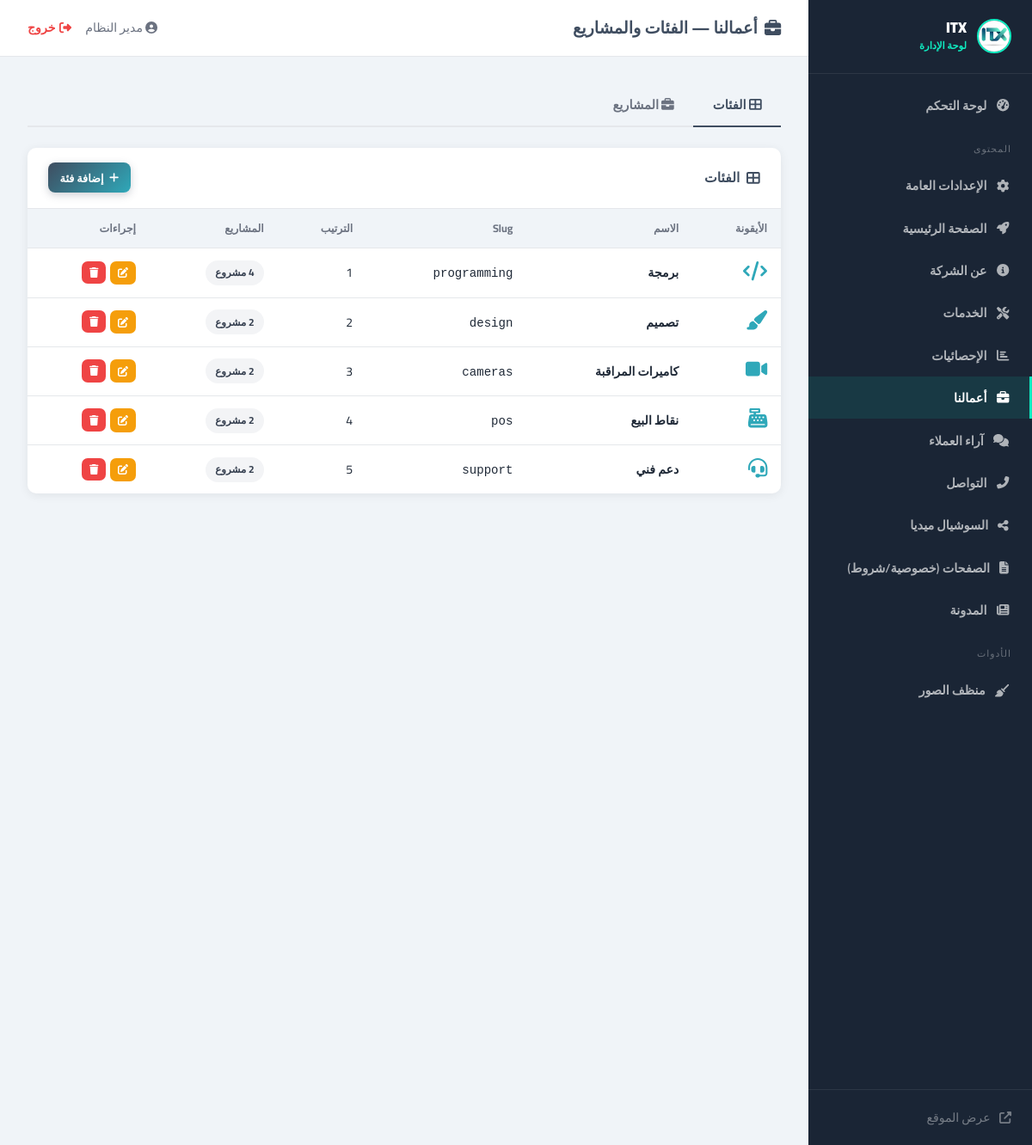
/admin/index.php?page=works (signed in), run on the app's committed database.
### tables this page shows
CREATE TABLE IF NOT EXISTS `categories` (
  `id` int NOT NULL AUTO_INCREMENT,
  `name` varchar(100) NOT NULL,
  `icon` varchar(100) NOT NULL DEFAULT 'fas fa-folder',
  `slug` varchar(100) NOT NULL,
  `sort_order` int NOT NULL DEFAULT '0',
  `created_at` timestamp NULL DEFAULT CURRENT_TIMESTAMP,
  PRIMARY KEY (`id`),
  UNIQUE KEY `slug` (`slug`)
);

### admin/index.php (called while the page is built, shortened)
<?php
require_once __DIR__ . '/includes/auth.php';
require_once __DIR__ . '/includes/layout.php';
$page = $_GET['page'] ?? 'dashboard';
require_once __DIR__ . "/pages/{$page}.php";

### config/db.php (called while the page is built, shortened)
<?php
function getDB(): PDO
{
    static $pdo = null;
    if ($pdo === null) {
        $dsn = sprintf(
            'mysql:host=%s;dbname=%s;charset=%s',
            DB_HOST, DB_NAME, DB_CHARSET
        );
        $pdo = new PDO($dsn, DB_USER, DB_PASS, [
            PDO::ATTR_ERRMODE            => PDO::ERRMODE_EXCEPTION,
            PDO::ATTR_DEFAULT_FETCH_MODE => PDO::FETCH_ASSOC,
            PDO::ATTR_EMULATE_PREPARES   => false,
        ]);
    }
    return $pdo;
}

### admin/includes/auth.php (called while the page is built, shortened)
<?php
require_once ROOT_PATH . '/config/db.php';
function e(string $s): string {
    return htmlspecialchars($s ?? '', ENT_QUOTES, 'UTF-8');
}
function db_all(string $sql, array $params = []): array {
    $s = getDB()->prepare($sql);
    $s->execute($params);
    return $s->fetchAll();
}

### admin/pages/works.php (the view, shortened to what this page needs)
<?php
$categories = db_all("SELECT * FROM categories ORDER BY sort_order");
$activeTab = $_GET['tab'] ?? 'categories';
?>
<div id="worksGroup">
<div class="pg-tabs">
  <button class="pg-tab <?= $activeTab !== 'projects' ? 'active' : '' ?>"
          data-tab="tab-cats" onclick="switchTab('worksGroup','tab-cats')">
    <i class="fas fa-th-large"></i> الفئات
  </button>
  <button class="pg-tab <?= $activeTab === 'projects' ? 'active' : '' ?>"
          data-tab="tab-projs" onclick="switchTab('worksGroup','tab-projs')">
    <i class="fas fa-briefcase"></i> المشاريع
  </button>
</div>
<div id="tab-cats" class="tab-pane <?= $activeTab !== 'projects' ? 'active' : '' ?>">
<div class="card">
  <div class="card-head">
    <h2><i class="fas fa-th-large"></i> الفئات</h2>
    <button class="btn btn-primary btn-sm" onclick="openModal('catModal')"><i class="fas fa-plus"></i> إضافة فئة</button>
  </div>
  <div class="card-body p0">
    <table class="tbl">
      <thead><tr><th>الأيقونة</th><th>الاسم</th><th>Slug</th><th>الترتيب</th><th>المشاريع</th><th>إجراءات</th></tr></thead>
      <tbody>
      <?php if ($categories): foreach ($categories as $c): ?>
        <tr>
          <td><i class="<?= e($c['icon']) ?>" style="font-size:1.4rem;color:var(--secondary)"></i></td>
          <td><strong><?= e($c['name']) ?></strong></td>
          <td><code><?= e($c['slug']) ?></code></td>
          <td><?= (int)$c['sort_order'] ?></td>
          <td><span class="badge badge-cat"><?= db_count('projects','category_id=?',[$c['id']]) ?> مشروع</span></td>
          <td>
            <div class="actions">
              <a href="?page=works&edit_cat=<?= $c['id'] ?>" class="btn btn-warning btn-xs btn-icon"><i class="fas fa-edit"></i></a>
              <form method="POST" style="display:inline">
                <button class="btn btn-danger btn-xs btn-icon" data-confirm="حذف '<?= e($c['name']) ?>'؟ (لا يمكن حذف فئة تحتوي مشاريع)"><i class="fas fa-trash"></i></button>
              </form>
            </div>
          </td>
        </tr>
      <?php endforeach; else: ?>
        <tr class="empty-row"><td colspan="6"><i class="fas fa-inbox"></i> لا توجد فئات</td></tr>
      <?php endif; ?>
      </tbody>
    </table>
  </div>
</div>
</div>
</div>

### admin/assets/admin.css (style rules this page uses)
:root { --sb-bg: #1a2535; --sb-w: 260px; --accent: #0FECC1; --primary: #3F4D60; --secondary: #2FA8B9; --bg: #f0f4f8; --card: #fff; --border: #e5e7eb; --txt: #1f2937; --muted: #6b7280; --success: #10b981; --danger: #ef4444; --warning: #f59e0b; --info: #3b82f6; --radius: 10px; --shadow: 0 2px 12px rgba(0,0,0,0.07); }
* { margin:0;padding:0;box-sizing:border-box }
body { font-family:'Cairo',sans-serif;background:var(--bg);color:var(--txt);direction:rtl;min-height:100vh }
.card { background:var(--card);border-radius:var(--radius);box-shadow:var(--shadow);margin-bottom:1.5rem;overflow:hidden }
.card-head { padding:1.1rem 1.5rem;border-bottom:1px solid var(--border); display:flex;justify-content:space-between;align-items:center; }
.card-head h2 { font-size:.98rem;color:var(--primary);font-weight:700;display:flex;align-items:center;gap:.5rem }
.card-body { padding:1.5rem }
.card-body.p0 { padding:0 }
.btn { padding:.58rem 1.3rem;border:none;border-radius:8px; font-family:'Cairo',sans-serif;font-size:.88rem;font-weight:700; cursor:pointer;transition:all .2s; display:inline-flex;align-items:center;gap:.4rem;text-decoration:none; }
.btn-primary { background:linear-gradient(135deg,var(--primary),var(--secondary));color:#fff;box-shadow:0 3px 10px rgba(63,77,96,.25) }
.btn-danger { background:var(--danger);color:#fff }
.btn-warning { background:var(--warning);color:#fff }
.btn-sm { padding:.35rem .85rem;font-size:.8rem }
.btn-xs { padding:.25rem .65rem;font-size:.75rem }
.btn-icon { padding:.45rem .55rem;border-radius:7px }
.tbl { width:100%;border-collapse:collapse }
.tbl th { padding:.7rem 1rem;background:var(--bg);color:var(--muted); font-size:.78rem;font-weight:700;text-align:right; border-bottom:1px solid var(--border);white-space:nowrap; }
.tbl td { padding:.85rem 1rem;border-bottom:1px solid var(--border);font-size:.88rem;vertical-align:middle }
.tbl tr:last-child td { border-bottom:none }
.tbl .actions { display:flex;gap:.35rem;flex-wrap:nowrap }
.badge { padding:.22rem .7rem;border-radius:50px;font-size:.74rem;font-weight:700;display:inline-block }
.badge-cat { background:#f3f4f6;color:#374151 }
.pg-tabs { display:flex;gap:0;margin-bottom:1.5rem;border-bottom:2px solid var(--border) }
.pg-tab { padding:.65rem 1.4rem;border:none;background:none; font-family:'Cairo',sans-serif;font-size:.92rem;font-weight:700; color:var(--muted);cursor:pointer;transition:all .2s; border-bottom:2px solid transparent;margin-bottom:-2px; }
.pg-tab.active { color:var(--primary);border-bottom-color:var(--primary) }
.tab-pane { display:none }
.tab-pane.active { display:block }

### data on the page
categories: name "برمجة", slug "programming", sort_order "1"
categories: name "تصميم", slug "design", sort_order "2"
categories: name "كاميرات المراقبة", slug "cameras", sort_order "3"
categories: name "نقاط البيع", slug "pos", sort_order "4"
categories: name "دعم فني", slug "support", sort_order "5"

### other printed values
$siteName "ITX"
$item['l'] "لوحة التحكم"
$item['l'] "المحتوى"
$item['l'] "الإعدادات العامة"
$item['l'] "الصفحة الرئيسية"
$item['l'] "عن الشركة"
$item['l'] "الخدمات"
$item['l'] "الإحصائيات"
$item['l'] "أعمالنا"
$item['l'] "آراء العملاء"
$item['l'] "التواصل"
$item['l'] "السوشيال ميديا"
$item['l'] "الصفحات (خصوصية/شروط)"
$item['l'] "المدونة"
$item['l'] "الأدوات"
